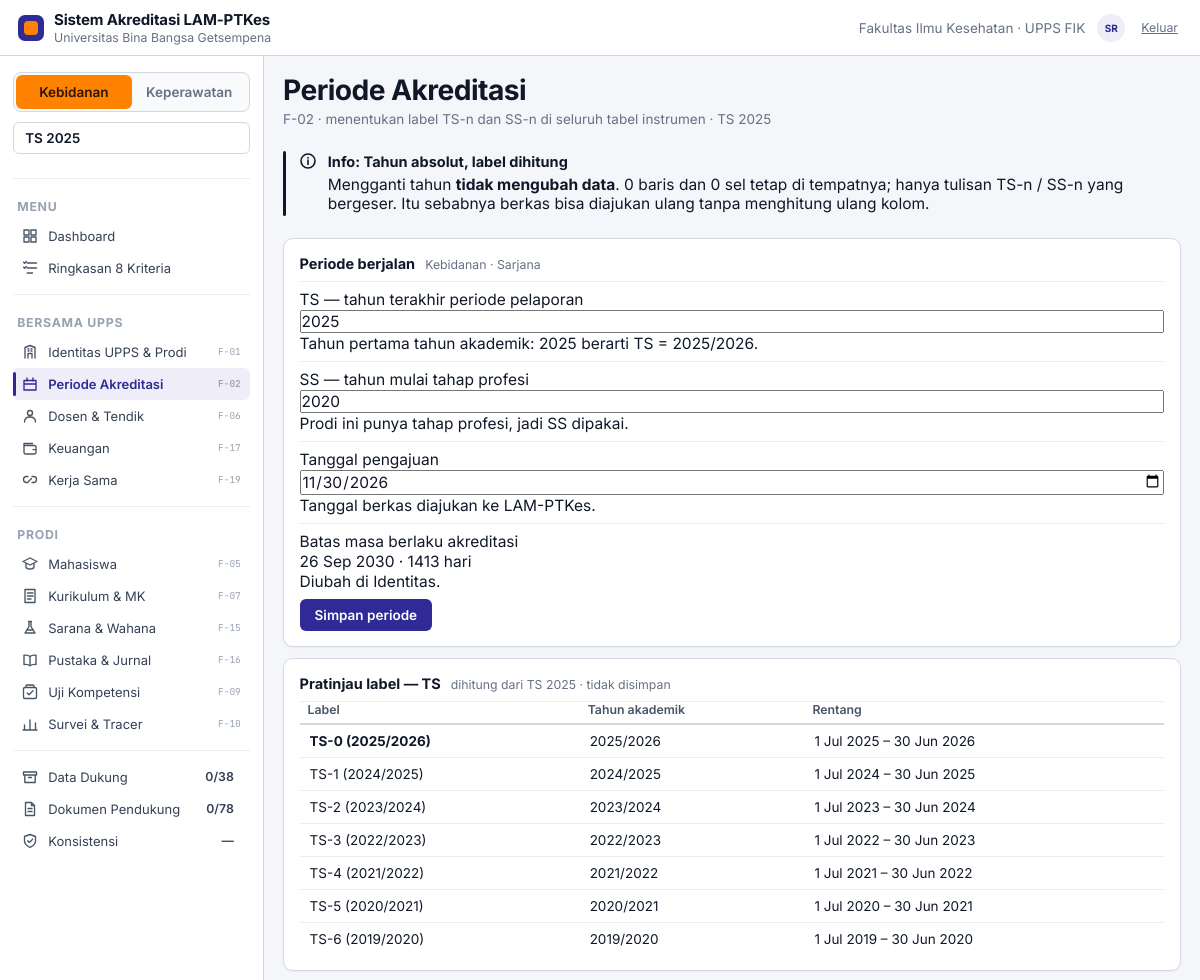
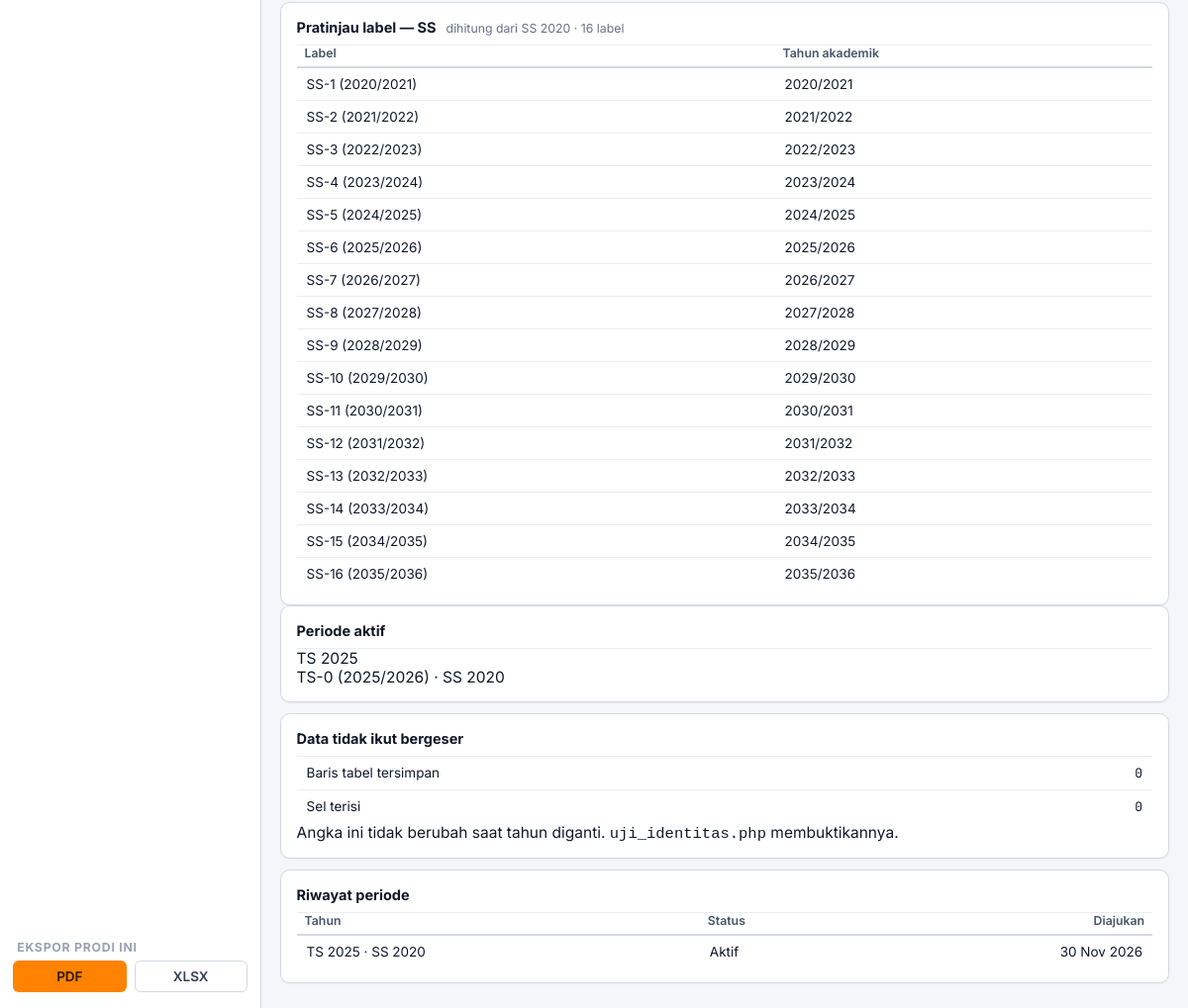
The page /modul/periode/index.php (signed in) on the database its author committed (2 pictures, top to bottom).
### tables this page shows
CREATE TABLE pengguna (
  id            INT UNSIGNED NOT NULL AUTO_INCREMENT,
  email         VARCHAR(160) NOT NULL,                
  nama          VARCHAR(160) NOT NULL,
  sandi         VARCHAR(255) NULL,                    
  peran_kode    VARCHAR(32) NOT NULL,
  prodi_id      INT UNSIGNED NULL,                    
  aktif         TINYINT(1) NOT NULL DEFAULT 1,
  dibuat        DATETIME NOT NULL DEFAULT CURRENT_TIMESTAMP,
  masuk_terakhir DATETIME NULL,
  PRIMARY KEY (id),
  UNIQUE KEY uq_pengguna_email (email),
  CONSTRAINT fk_pengguna_peran FOREIGN KEY (peran_kode) REFERENCES peran(kode),
  CONSTRAINT fk_pengguna_prodi FOREIGN KEY (prodi_id) REFERENCES prodi(id)
);

CREATE TABLE prodi (
  id                     INT UNSIGNED NOT NULL AUTO_INCREMENT,
  upps_id                INT UNSIGNED NOT NULL,
  nama_ps                VARCHAR(120) NOT NULL,
  jenjang                ENUM('D-III','Sarjana','Profesi','Sarjana Terapan','Magister','Spesialis') NOT NULL,
  bidang                 VARCHAR(80)  NOT NULL,
  punya_tahap_profesi    TINYINT(1)   NOT NULL DEFAULT 0,
  nama_profesi_lulusan   VARCHAR(80)  NULL,
  lama_studi_semester    TINYINT UNSIGNED NULL,
  nama_uji_kompetensi    VARCHAR(120) NULL,
  peringkat_akreditasi   VARCHAR(40)  NULL,
  tgl_akreditasi         DATE NULL,
  tgl_berakhir_akreditasi DATE NULL,
  aktif                  TINYINT(1) NOT NULL DEFAULT 1,
  dibuat                 DATETIME NOT NULL DEFAULT CURRENT_TIMESTAMP,
  diubah                 DATETIME NOT NULL DEFAULT CURRENT_TIMESTAMP ON UPDATE CURRENT_TIMESTAMP,
  PRIMARY KEY (id),
  UNIQUE KEY uq_prodi_nama (upps_id, nama_ps),
  CONSTRAINT fk_prodi_upps FOREIGN KEY (upps_id) REFERENCES upps(id)
);

CREATE TABLE periode (
  id            INT UNSIGNED NOT NULL AUTO_INCREMENT,
  prodi_id      INT UNSIGNED NOT NULL,
  tahun_ts      SMALLINT UNSIGNED NOT NULL,           
  tahun_ss      SMALLINT UNSIGNED NULL,               
  tgl_pengajuan DATE NULL,
  catatan       VARCHAR(255) NULL,
  aktif         TINYINT(1) NOT NULL DEFAULT 1,
  dibuat        DATETIME NOT NULL DEFAULT CURRENT_TIMESTAMP,
  PRIMARY KEY (id),
  UNIQUE KEY uq_periode (prodi_id, tahun_ts),
  CONSTRAINT fk_periode_prodi FOREIGN KEY (prodi_id) REFERENCES prodi(id),
  CONSTRAINT ck_periode_ts CHECK (tahun_ts BETWEEN 2000 AND 2100)
);

### web/modul/periode/index.php (the view, shortened to what the rows shown need)
<?php
require_once __DIR__ . '/../../system/layout.php';
require_once __DIR__ . '/../../tampilan/kerangka/komponen.php';
require_once __DIR__ . '/../identitas/bantu.php';
$P = prodi_terpilih();
$prodiId = (int) $P['id'];
$punyaProfesi = (int) $P['punya_tahap_profesi'] === 1;
$per = periode_aktif($prodiId);
$bolehIsi = boleh('ISI');
$ts = isset($galat) ? (int) masuk_input('tahun_ts') : (int) ($per['tahun_ts'] ?? date('Y'));
$ss = isset($galat)
    ? (masuk_input('tahun_ss') === '' ? null : (int) masuk_input('tahun_ss'))
    : (isset($per['tahun_ss']) && $per['tahun_ss'] !== null ? (int) $per['tahun_ss'] : null);
$tglPengajuan = isset($galat) ? masuk_input('tgl_pengajuan') : (string) ($per['tgl_pengajuan'] ?? '');
$barisAda = (int) qv('SELECT COUNT(*) FROM baris_tabel WHERE prodi_id = ?', [$prodiId], 0);
$selAda = (int) qv('SELECT COUNT(*) FROM sel s JOIN baris_tabel b ON b.id = s.baris_id
                    WHERE b.prodi_id = ?', [$prodiId], 0);
$riwayat = q('SELECT id, tahun_ts, tahun_ss, tgl_pengajuan, aktif FROM periode
              WHERE prodi_id = ? ORDER BY tahun_ts DESC', [$prodiId]);
$akr = pesan_akreditasi($P['tgl_berakhir_akreditasi']);
$barisTs = [];
foreach (range(0, 6) as $n) {
    $label = label_ts($ts, $n);
    $barisTs[] = [
        'label' => $n === 0 ? ['html' => '<b>' . e($label) . '</b>'] : $label,
        'tahun' => ($ts - $n) . '/' . ($ts - $n + 1),
        'rentang' => '1 Jul ' . ($ts - $n) . ' – 30 Jun ' . ($ts - $n + 1),
    ];
}
$barisSs = [];
if ($ss !== null) {
    foreach (range(1, 16) as $n) {
        $barisSs[] = [
            'label' => label_ss($ss, $n),
            'tahun' => ($ss + $n - 1) . '/' . ($ss + $n),
        ];
    }
}
$formPeriode = kartu('Periode berjalan',
    '<div class="fld-grid">'
    . '<div class="fld"><label for="f_ts">TS — tahun terakhir periode pelaporan</label>'
    . '<input type="number" id="f_ts" name="tahun_ts" min="2000" max="2100" step="1" value="' . e($ts) . '" required'
    . ($bolehIsi ? '' : ' disabled') . '>'
    . '<div class="fn">Tahun pertama tahun akademik: 2025 berarti TS = 2025/2026.</div></div>'
    . '<div class="fld"><label for="f_ss">SS — tahun mulai tahap profesi</label>'
    . '<input type="number" id="f_ss" name="tahun_ss" min="2000" max="2100" step="1" value="' . e($ss ?? '') . '"'
    . ' placeholder="kosong bila tanpa profesi"' . ($punyaProfesi && $bolehIsi ? '' : ' disabled') . '>'
    . '<div class="fn">' . ($punyaProfesi
        ? 'Prodi ini punya tahap profesi, jadi SS dipakai.'
        : 'Prodi ini tidak punya tahap profesi — kolom SS-n tidak dipakai.') . '</div></div>'
    . '<div class="fld"><label for="f_tgl">Tanggal pengajuan</label>'
    . '<input type="date" id="f_tgl" name="tgl_pengajuan" value="' . e($tglPengajuan) . '"'
    . ($bolehIsi ? '' : ' disabled') . '>'
    . '<div class="fn">Tanggal berkas diajukan ke LAM-PTKes.</div></div>'
    . '<div class="fld"><label>Batas masa berlaku akreditasi</label>'
    . '<p class="id-baca">' . e(tgl($P['tgl_berakhir_akreditasi']))
    . (sisa_hari($P['tgl_berakhir_akreditasi']) !== null
        ? ' <span class="muted">· ' . e(sisa_hari($P['tgl_berakhir_akreditasi'])) . ' hari</span>' : '') . '</p>'
    . '<div class="fn">Diubah di <a href="' . e(BASE_URL) . 'index.php?m=identitas&amp;p=' . e($prodiId)
    . '">Identitas</a>.</div></div>'
    . '</div>'
    . ($bolehIsi ? '<div class="id-aksi"><button class="btn btn-primary" type="submit">Simpan periode</button></div>' : ''),
    ['catatan' => $P['nama_ps'] . ' · ' . $P['jenjang']]);
$tabelTs = kartu('Pratinjau label — TS',
    tabel_html(
        [['kunci' => 'label', 'label' => 'Label'], ['kunci' => 'tahun', 'label' => 'Tahun akademik'],
         ['kunci' => 'rentang', 'label' => 'Rentang']],
        $barisTs),
    ['catatan' => 'dihitung dari TS ' . $ts . ' · tidak disimpan']);
$tabelSs = $ss === null
    ? kartu('Pratinjau label — SS',
        '<p class="muted">Kolom SS-n di tabel tahap profesi tidak akan terisi. Isi SS bila prodi'
        . ' punya tahap profesi.</p>', ['catatan' => 'tidak dipakai: prodi tanpa tahap profesi'])
    : kartu('Pratinjau label — SS',
        tabel_html([['kunci' => 'label', 'label' => 'Label'], ['kunci' => 'tahun', 'label' => 'Tahun akademik']],
            $barisSs),
        ['catatan' => 'dihitung dari SS ' . $ss . ' · ' . count($barisSs) . ' label']);
$relAktif = kartu('Periode aktif', $per
    ? '<p class="num id-besar">TS ' . e($per['tahun_ts']) . '</p>'
      . '<p class="fn">' . e(label_ts((int) $per['tahun_ts'], 0))
      . ($per['tahun_ss'] ? ' · SS ' . e($per['tahun_ss']) : ' · tanpa SS') . '</p>'
      . ($akr ? callout($akr['jenis'], $akr['judul'], e($akr['pesan'])) : '')
    : '<p class="muted">Belum ada periode aktif.</p>');
$relData = kartu('Data tidak ikut bergeser',
    '<table class="tbl">'
    . '<tr><td>Baris tabel tersimpan</td><td class="r num">' . e($barisAda) . '</td></tr>'
    . '<tr><td>Sel terisi</td><td class="r num">' . e($selAda) . '</td></tr>'
    . '</table>'
    . '<p class="fn">Angka ini tidak berubah saat tahun diganti. <code>uji_identitas.php</code>'
    . ' membuktikannya.</p>');
$relRiwayat = kartu('Riwayat periode', $riwayat
    ? tabel_html(
        [['kunci' => 'th', 'label' => 'Tahun'], ['kunci' => 'st', 'label' => 'Status'],
         ['kunci' => 'tgl', 'label' => 'Diajukan', 'kelas' => 'r']],
        array_map(fn($r) => [
            'th' => 'TS ' . $r['tahun_ts'] . ($r['tahun_ss'] ? ' · SS ' . $r['tahun_ss'] : ''),
            'st' => (int) $r['aktif'] === 1 ? 'Aktif' : 'Arsip',
            'tgl' => tgl($r['tgl_pengajuan']),
        ], $riwayat))
    : '<p class="muted">Belum ada periode.</p>');
?>
<form method="post" action="<?= e(BASE_URL) ?>index.php?m=periode&amp;a=simpan&amp;p=<?= e($prodiId) ?>">
  <div class="per-grid">
    <div><?= $formPeriode . $tabelTs . $tabelSs ?></div>
    <aside><?= $relAktif . $relData . $relRiwayat ?></aside>
  </div>
</form>
<?php
$isi = ob_get_clean();
render('Periode Akreditasi', $isi, [
    'aktif' => 'periode',
    'sub'   => sprintf('F-02 · menentukan label TS-n dan SS-n di seluruh tabel instrumen · TS %d',
        (int) ($per['tahun_ts'] ?? $ts)),
]);

### web/system/layout.php (shortened to what the rows shown need)
<?php
require_once __DIR__ . '/view.php';
require_once __DIR__ . '/rekap.php';
function render(string $judul, string $isi, array $opsi = []): void
{
    $U = pengguna();
    ?><!DOCTYPE html>
<html lang="id">
<head>
<link rel="stylesheet" href="<?= e(BASE_URL) ?>assets/css/app.css?v=1">
<link rel="stylesheet" href="<?= e(BASE_URL) ?>assets/css/anim.css?v=1">
</head>
<body>
<header class="topbar">
  <div class="topbar-right">
    <span class="topbar-ctx">Fakultas Ilmu Kesehatan · UPPS FIK</span>
    <div class="avatar" title="<?= e($U['nama'] ?? '') ?>"><?= e(inisial($U['nama'] ?? '')) ?></div>
    <a class="who-keluar" href="<?= e(BASE_URL) ?>index.php?m=masuk&amp;a=keluar">Keluar</a>
  </div>
</header>
<aside class="sidebar" id="sidebar" aria-label="Navigasi utama">
  <div class="switch">
    <?php foreach (semua_prodi() as $p): ?>
      <button data-prodi="<?= (int) $p['id'] ?>" aria-pressed="<?= (int) $p['id'] === prodi_aktif() ? 'true' : 'false' ?>"><?= e($p['nama_ps']) ?></button>
    <?php endforeach; ?>
  </div>
  <button class="period"><b>TS <?= e(tahun_ts()) ?></b></button>
</aside>
<main class="main">
  <div class="page-head">
    <div>
      <h1><?= e($judul) ?></h1>
    </div>
  </div>
  <?= $isi ?>
</main>
</body>
</html><?php
}
function inisial(string $nama): string
{
    $bersih = preg_replace('/,.*$/', '', $nama);
    $kata = preg_split('/\s+/', trim((string) $bersih)) ?: [];
    $out = '';
    foreach ($kata as $k) {
        if ($k !== '') {
            $out .= mb_substr($k, 0, 1);
        }
        if (mb_strlen($out) >= 2) {
            break;
        }
    }
    return mb_strtoupper($out);
}
function semua_prodi(): array
{
    return q('SELECT id, nama_ps FROM prodi WHERE aktif = 1 ORDER BY id');
}
function tahun_ts(): int
{
    $p = prodi_aktif();
    return $ts = (int) qv('SELECT tahun_ts FROM periode WHERE prodi_id = ? AND aktif = 1
                            ORDER BY tahun_ts DESC LIMIT 1', [$p], (int) date('Y'));
}

### rows shown on the page
pengguna: nama "SR", prodi.tahun_ts "2025"
prodi: nama_ps "Kebidanan"
prodi: nama_ps "Keperawatan"

### other values the page prints
$grup['kelompok'] "MENU"
$nama "Dashboard"
$nama "Ringkasan 8 Kriteria"
$grup['kelompok'] "BERSAMA UPPS"
$nama "Identitas UPPS & Prodi"
$fitur "F-01"
$nama "Periode Akreditasi"
$fitur "F-02"
$nama "Dosen & Tendik"
$fitur "F-06"
$nama "Keuangan"
$fitur "F-17"
$nama "Kerja Sama"
$fitur "F-19"
$grup['kelompok'] "PRODI"
